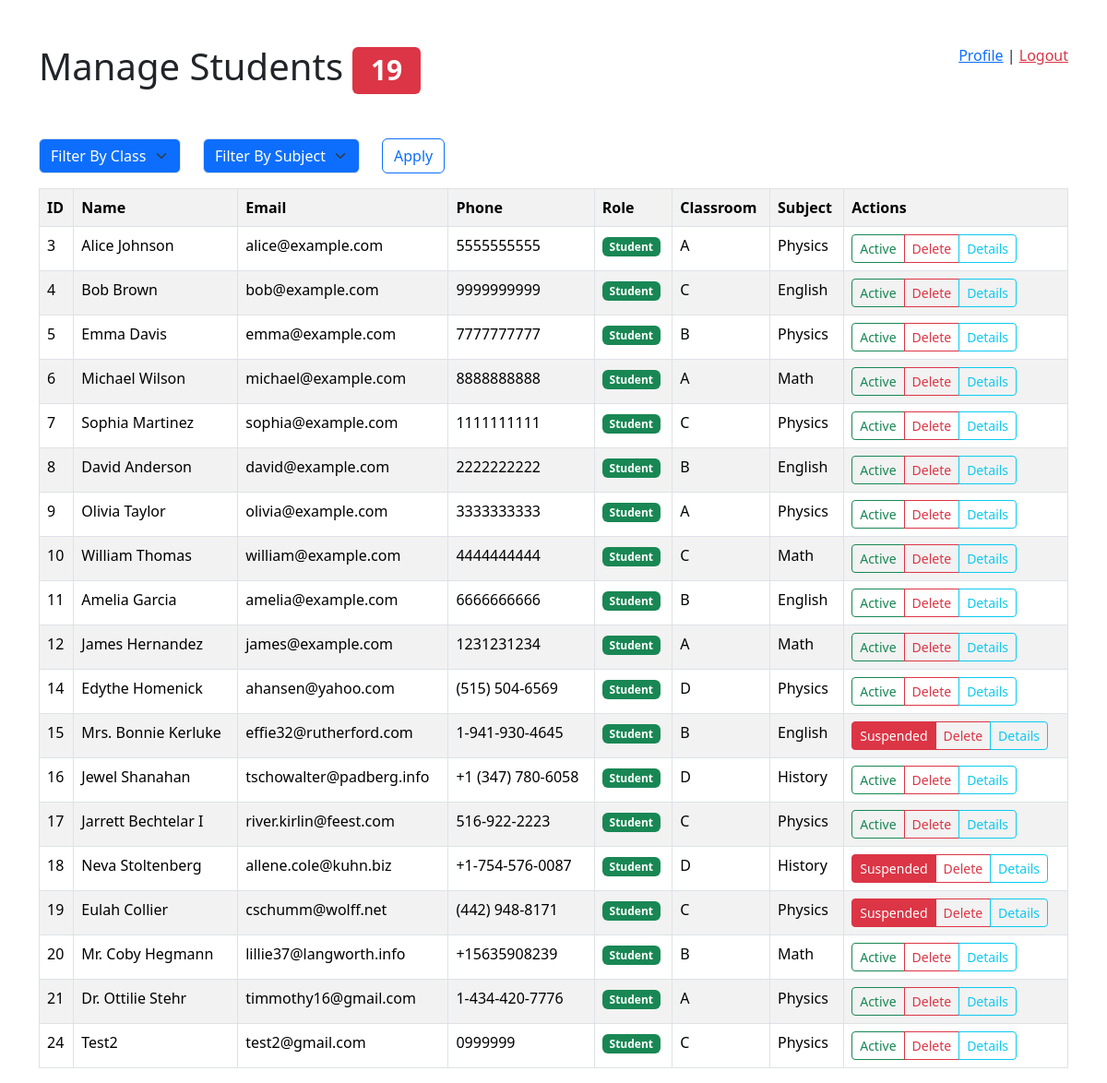
The app's page /project/admin.php (signed in) with its own data.
### tables this page shows
CREATE TABLE `users` (
  `id` int(10) NOT NULL,
  `name` varchar(255) NOT NULL,
  `age` int(10) UNSIGNED DEFAULT NULL,
  `photo` text DEFAULT NULL,
  `gender` enum('Male','Female','Others') NOT NULL,
  `address` text DEFAULT NULL,
  `class_id` int(11) DEFAULT NULL,
  `subject_id` int(11) DEFAULT NULL,
  `role_id` int(11) NOT NULL DEFAULT 1,
  `email` varchar(255) NOT NULL,
  `phone` varchar(255) NOT NULL,
  `password` varchar(255) NOT NULL,
  `suspended` int(11) DEFAULT 0,
  `created_at` datetime DEFAULT NULL,
  `updated_at` datetime DEFAULT NULL
);

CREATE TABLE `roles` (
  `id` int(11) NOT NULL,
  `name` varchar(255) NOT NULL,
  `value` int(11) NOT NULL
);

CREATE TABLE `classes` (
  `id` int(11) NOT NULL,
  `name` varchar(255) NOT NULL,
  `value` int(11) NOT NULL
);

CREATE TABLE `subjects` (
  `id` int(11) NOT NULL,
  `name` varchar(255) NOT NULL,
  `value` int(11) NOT NULL
);

### project/_classes/Helpers/Auth.php (called while the page is built, shortened)
<?php
class Auth
{
    static $loginUrl = '/index.php';
    static function check()
    {
        if (isset($_SESSION['user'])) {
            return $_SESSION['user'];
        } else {
            HTTP::redirect(static::$loginUrl);
        }
    }
}

### project/_classes/Libs/Database/MySQL.php (called while the page is built, shortened)
<?php
class MySQL
{
    private $dbhost;
    private $dbuser;
    private $dbname;
    private $dbpass;
    public function __construct(
        $dbhost = "localhost",
        $dbuser = "root",
        $dbname = "project",
        $dbpass = "",
    ) {
        $this->dbhost = $dbhost;
        $this->dbuser = $dbuser;
        $this->dbname = $dbname;
        $this->dbpass = $dbpass;
    }
    public function connect()
    {
        try {
            $this->db = new PDO(
                "mysql:host=$this->dbhost;dbname=$this->dbname",
                $this->dbuser,
                $this->dbpass,
                [
                    PDO::ATTR_ERRMODE => PDO::ERRMODE_EXCEPTION,
                    PDO::ATTR_DEFAULT_FETCH_MODE => PDO::FETCH_OBJ,
                ]
            );
            return $this->db;
        } catch (PDOException $e) {
            return $e->getMessage();
        }
    }
}

### project/_classes/Libs/Database/UsersTable.php (called while the page is built, shortened)
<?php
class UsersTable
{
    private $db = null;
    public function __construct(MySQL $db)
    {
        $this->db = $db->connect();
    }
    public function getStudents($classFilter = null, $subjectFilter = null)
    {
        if ($classFilter  && $subjectFilter || empty($classFilter) && $subjectFilter  || $classFilter && empty($subjectFilter)) {
            $query = "SELECT users.*, roles.name AS role, roles.value, classes.name AS class, subjects.name AS subject
                    FROM users
                    LEFT JOIN roles ON users.role_id = roles.id
                    LEFT JOIN classes ON users.class_id = classes.id
                    LEFT JOIN subjects ON users.subject_id = subjects.id
                    WHERE (roles.id = 1 OR roles.id = 2)";
            if ($classFilter !== "") {
                $query .= " AND class_id = :class_id";
            }
            if ($subjectFilter !== "") {
                $query .= " AND subject_id = :subject_id";
            }
            $query .= " ORDER BY users.updated_at DESC";
            $statement = $this->db->prepare($query);
            if ($classFilter !== "") {
                $statement->bindParam(':class_id', $classFilter);
            }
            if ($subjectFilter !== "") {
                $statement->bindParam(':subject_id', $subjectFilter);
            }
            $statement->execute();
        } else {
            $statement = $this->db->query("
                                        SELECT users.*, roles.name AS role, roles.value, classes.name AS class, subjects.name AS subject
                                        FROM users
                                        LEFT JOIN roles ON users.role_id = roles.id
                                        LEFT JOIN classes ON users.class_id = classes.id
                                        LEFT JOIN subjects ON users.subject_id = subjects.id
                                        WHERE roles.id = 1
                                        ORDER BY users.updated_at DESC
                                    ");
        }
        return $statement->fetchAll();
    }
}

### project/admin.php (the view, shortened to what this page needs)
<?php
$table = new UsersTable(new MySQL());
$auth = Auth::check();
$classFilter = $_GET['class'] ?? null;
$subjectFilter = $_GET['subject'] ?? null;
$all = $auth->value > 2 ? $table->getStudentsAndAdmins($classFilter, $subjectFilter) : $table->getStudents($classFilter, $subjectFilter);
?>
<!DOCTYPE html>
<html lang="en">
<head>
    <link rel="stylesheet" href="css/bootstrap.min.css">
</head>
<body>
    <div class="container">
        <div style="float: right">
            <a href="profile.php">Profile</a> |
            <a href="_actions/logout.php" class="text-danger">Logout</a>
        </div>
        <h1 class="mt-5 mb-5">
            Manage Students
            <span class="badge bg-danger text-white">
                <?= count($all) ?>
            </span>
        </h1>
        <div class="d-flex mb-3">
            <form action="" method="GET">
                <div class=" d-flex justify-content-between">
                    <div class=" me-4">
                        <select name="class" class="form-select bg-primary text-white" aria-label="Filter by Class">
                            <option value="" selected>Filter By Class</option>
                        </select>
                    </div>
                    <div class=" me-4">
                        <select name="subject" class="form-select bg-primary text-white" aria-label="Filter by Subject">
                            <option value="" selected>Filter By Subject</option>
                        </select>
                    </div>
                    <button class=" btn btn-outline-primary" type="submit">Apply</button>
                </div>
            </form>
        </div>
        <table class="table table-striped table-bordered">
            <tr>
                <th>ID</th>
                <th>Name</th>
                <th>Email</th>
                <th>Phone</th>
                <th>Role</th>
                <th>Classroom</th>
                <th>Subject</th>
                <?php if ($auth->value > 1) : ?>
                    <th>Actions</th>
                <?php endif ?>
            </tr>
            <?php foreach ($all as $user) : ?>
                <tr>
                    <td><?= $user->id ?></td>
                    <td><?= $user->name ?></td>
                    <td><?= $user->email ?></td>
                    <td><?= $user->phone ?></td>
                    <td>
                        <?php if ($user->value === 1) : ?>
                            <span class="badge bg-success">
                                <?= $user->role ?>
                            </span>
                        <?php elseif ($user->value === 2) : ?>
                            <span class="badge bg-primary">
                                <?= $user->role ?>
                            </span>
                        <?php else : ?>
                            <span class="badge bg-secondary">
                                <?= $user->role ?>
                            </span>
                        <?php endif ?>
                    </td>
                    <td>
                        <?php if ($user->value === 1) : ?>
                            <?= $user->class ?>
                        <?php endif ?>
                    </td>
                    <td>
                        <?php if ($user->value === 1) : ?>
                            <?= $user->subject ?>
                        <?php endif ?>
                    </td>
                    <?php if ($auth->value > 1) : ?>
                        <td>
                            <?php if ($user->value >= 1) : ?>
                                <div class="btn-group dropdown">
                                    <?php if ($user->suspended) : ?>
                                        <a href="_actions/unsuspend.php?id=<?= $user->id ?>" class="btn btn-sm btn-danger">Suspended</a>
                                    <?php else : ?>
                                        <a href="_actions/suspend.php?id=<?= $user->id ?>" class="btn btn-sm btn-outline-success">Active</a>
                                    <?php endif ?>
                                    <?php if ($user->id !== $auth->id) : ?>
                                        <a href="_actions/delete.php?id=<?= $user->id ?>" class="btn btn-sm btn-outline-danger" onClick="return confirm('Are you sure?')">Delete</a>
                                    <?php endif ?>
                                    <?php if ($user->id !== $auth->id) : ?>
                                        <a href="profile.php?id=<?= $user->id ?>" class="btn btn-sm btn-outline-info">Details</a>
                                    <?php endif ?>
                                </div>
                            <?php endif ?>
                        </td>
                    <?php endif ?>
                </tr>
            <?php endforeach ?>
        </table>
    </div>
</body>
</html>

### records on screen
users: id "3", name "Alice Johnson", email "alice@example.com", phone "5555555555", role.name "Student", class.name "A", subject.name "Physics"
users: id "4", name "Bob Brown", email "bob@example.com", phone "9999999999", role.name "Student", class.name "C", subject.name "English"
users: id "5", name "Emma Davis", email "emma@example.com", phone "7777777777", role.name "Student", class.name "B", subject.name "Physics"
users: id "6", name "Michael Wilson", email "michael@example.com", phone "8888888888", role.name "Student", class.name "A", subject.name "Math"
users: id "7", name "Sophia Martinez", email "sophia@example.com", phone "1111111111", role.name "Student", class.name "C", subject.name "Physics"
users: id "8", name "David Anderson", email "david@example.com", phone "2222222222", role.name "Student", class.name "B", subject.name "English"
users: id "9", name "Olivia Taylor", email "olivia@example.com", phone "3333333333", role.name "Student", class.name "A", subject.name "Physics"
users: id "10", name "William Thomas", email "william@example.com", phone "4444444444", role.name "Student", class.name "C", subject.name "Math"
users: id "11", name "Amelia Garcia", email "amelia@example.com", phone "6666666666", role.name "Student", class.name "B", subject.name "English"
users: id "12", name "James Hernandez", email "james@example.com", phone "1231231234", role.name "Student", class.name "A", subject.name "Math"
users: id "14", name "Edythe Homenick", email "ahansen@yahoo.com", phone "(515) 504-6569", role.name "Student", class.name "D", subject.name "Physics"
users: id "15", name "Mrs. Bonnie Kerluke", email "effie32@rutherford.com", phone "1-941-930-4645", role.name "Student", class.name "B", subject.name "English"
users: id "16", name "Jewel Shanahan", email "tschowalter@padberg.info", phone "+1 (347) 780-6058", role.name "Student", class.name "D", subject.name "History"
users: id "17", name "Jarrett Bechtelar I", email "river.kirlin@feest.com", phone "516-922-2223", role.name "Student", class.name "C", subject.name "Physics"
users: id "18", name "Neva Stoltenberg", email "allene.cole@kuhn.biz", phone "+1-754-576-0087", role.name "Student", class.name "D", subject.name "History"
users: id "19", name "Eulah Collier", email "cschumm@wolff.net", phone "(442) 948-8171", role.name "Student", class.name "C", subject.name "Physics"
users: id "20", name "Mr. Coby Hegmann", email "lillie37@langworth.info", phone "+15635908239", role.name "Student", class.name "B", subject.name "Math"
users: id "21", name "Dr. Ottilie Stehr", email "timmothy16@gmail.com", phone "1-434-420-7776", role.name "Student", class.name "A", subject.name "Physics"
users: id "24", name "Test2", email "test2@gmail.com", phone "0999999", role.name "Student", class.name "C", subject.name "Physics"

### other values on screen
count($all) "19"
